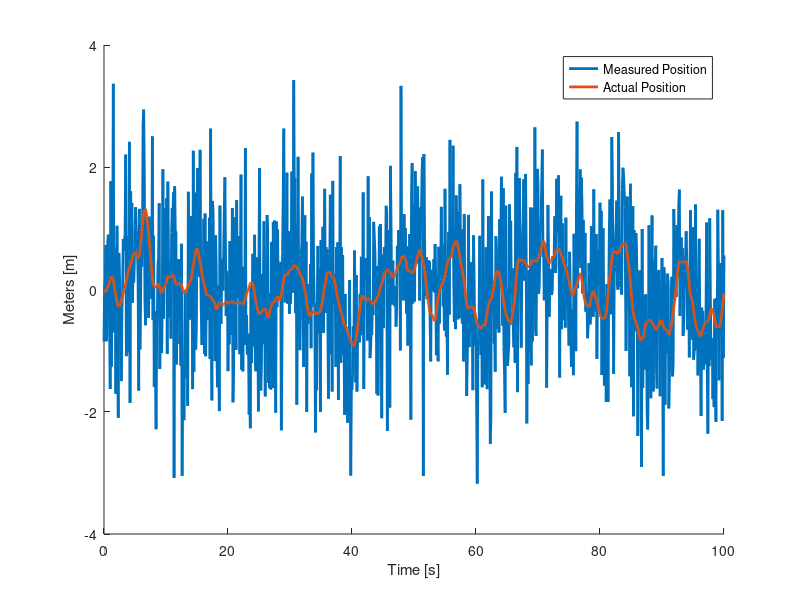

The MATLAB script that drew this image: (Note: this script raises an error after producing the figure.)
%% Formatting
clc
clear
close all
format shortg
%% Begin Problem 1 Part A
% Constants/Simulation Parameters
tFinal = 100; % [s]
tStart = 0; % [s]
dt = 0.1; % [s]

tSequence = tStart:dt:tFinal; % [s] (array)

plotFontSize = 14;

% State Space System
A_CL = [0 1;-1 -1.4]; % Closed-Loop A-Matrix
A_D = expm(A_CL); % X = e^(At)
B = [0;1];
C = [1 0];

% Pre-allocating for speed
X = zeros(2,length(tSequence));
Y = zeros(1,length(tSequence));
w = zeros(1,length(tSequence));
Q = zeros(1,length(tSequence));
eta = zeros(1,length(tSequence));
R = zeros(1,length(tSequence));

% Beginning Simulation
for i = 1:length(tSequence)
    
    % Simulating Process Noise
    w(i) = 2*randn();
    Q(i) = mean(w(i)*w(i)');

    % Simulating Sensor Noise
    eta(i) = randn();
    R(i) = mean(eta(i)*eta(i)'); 
    % Simulation is Continuous
    X_dot = A_CL*X(:,i) + B*w(i);
    X(:,i+1) = X_dot*dt + X(:,i);

    % Measurement
    Y(i+1) = C*X(:,i+1) + randn(1,1);
end

% Plotting Simulation
simFig = figure('Position',[500 500 1000 600],'Name','Continuous Model simulation');
hold on
plot(tSequence,Y(2:end),'LineWidth',2)
plot(tSequence,X(1,2:end),'LineWidth',2)
legend('Measured Position','Actual Position')
ylabel('Meters [m]')
xlabel('Time [s]')
fontsize(simFig,plotFontSize,"points")
saveas(simFig,'Q1_simulation.png')

%% Begin Problem 1 Part B
Q = mean(Q);
Q_d = B*Q*B'*dt;
R_d = mean(R);
